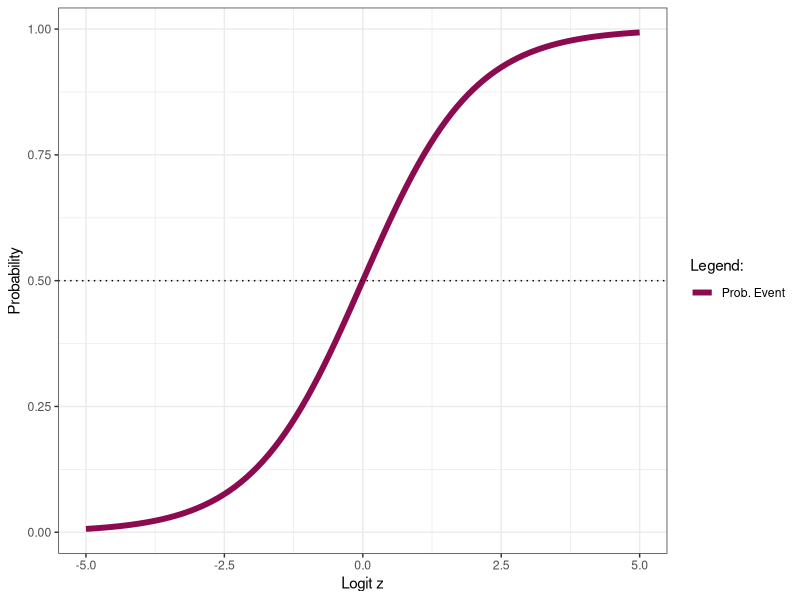

Here is the R script that generated this plot:
#LOGISTIC MODELS
#Isabela Pereira Lima Dias
set_packages <- c("plotly","tidyverse","knitr","kableExtra","fastDummies","rgl","car",
             "reshape2","jtools","stargazer","lmtest","caret","pROC","ROCR","nnet",
             "magick","cowplot","globals","equatiomatic")


if(sum(as.numeric(!set_packages %in% installed.packages())) != 0){
  install_packages <- set_packages[!set_packages %in% installed.packages()]
  for(i in 1:length(install_packages)) {
    install.packages(install_packages, dependencies = T)
    break()}
  sapply(set_packages, require, character = T) 
} else {
  sapply(set_packages, require, character = T) 
}

#With this dataset we study theoretical concepts such as ▪ Probability, Chance (Odds), Logit

#Probability - Logit: natural logarithm of the chance of occurrence of a response of the type “yes”.
prob <- function(z){
  prob = 1/(1+ exp(-z))
}

data.frame(z= -5:5) %>%
  ggplot() +
  stat_function(aes(x = z, color = "Prob. Event"),
                fun = prob,
                size = 2) +
  geom_hline(yintercept = 0.5, linetype = "dotted") +
  scale_color_manual("Legend:",
                     values = "deeppink4") +
  labs(x = "Logit z",
       y = "Probability") +
  theme_bw()
